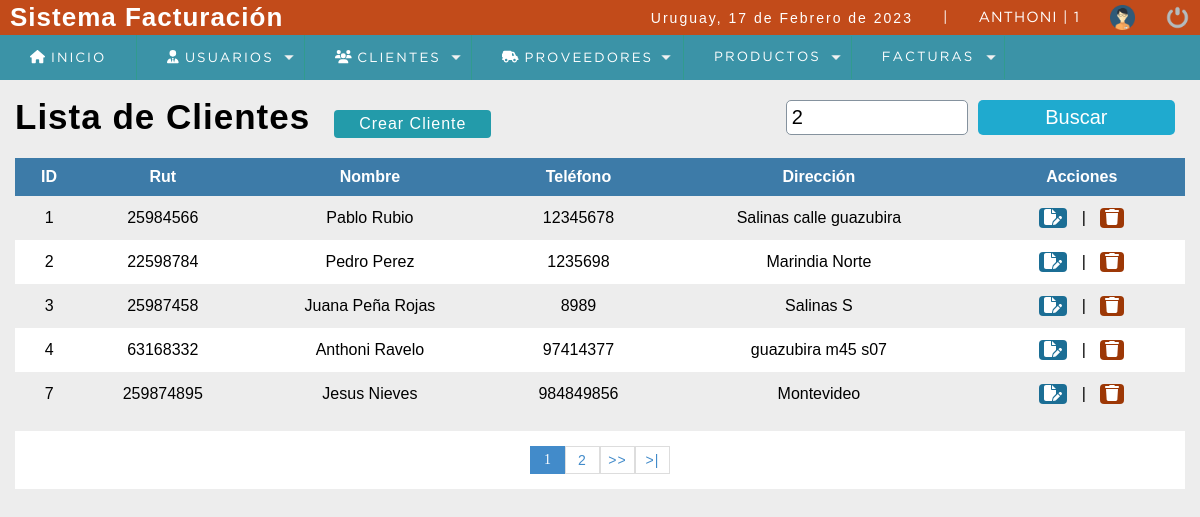
The app's page /sistema/buscar_cliente.php?busqueda=2 (signed in) with its own data.
### tables this page shows
CREATE TABLE `cliente` (
  `idcliente` int(11) NOT NULL,
  `rut` int(11) DEFAULT NULL,
  `nombre` varchar(80) DEFAULT NULL,
  `telefono` int(11) DEFAULT NULL,
  `direccion` text DEFAULT NULL,
  `dateadd` datetime NOT NULL DEFAULT current_timestamp(),
  `usuario_id` int(11) NOT NULL,
  `estatus` int(11) NOT NULL DEFAULT 1
);

### sistema/buscar_cliente.php (the view, shortened to what this page needs)
	<?php
		include "../conexion.php";
	 ?>
	<!DOCTYPE html>
	<html lang="en">
	<head>
		<?php include "includes/scripts.php"; ?>
	</head>
	<body>
		<?php include "includes/header.php"; ?>
		<section id="container">
			<?php
			$busqueda = strtolower($_REQUEST['busqueda']);
			 ?>
				<h1>Lista de Clientes</h1>
				<a href="registro_cliente.php" class="btn_new"> Crear Cliente</a>
				<form action="buscar_cliente.php" method="GET" class="form_search">
					<input type="text" name="busqueda" id="busqueda" placeholder="Buscar" value="<?php echo $busqueda; ?>">
					<input type="submit" value="Buscar" class="btn_search">
				</form>
				<table>
					<tr>
						<th>ID</th>
						<th>Rut</th>
						<th>Nombre</th>
						<th>Teléfono</th>
						<th>Dirección</th>
						<th>Acciones</th>
					</tr>
					<?php
					$sql_register = mysqli_query($conection, "SELECT COUNT(*) as total_registro FROM cliente
															  WHERE (idcliente LIKE '%$busqueda%' OR
															  	     rut LIKE '%$busqueda%' OR
																     nombre LIKE '%$busqueda%' OR
																     telefono LIKE '%$busqueda%' OR
																     direccion LIKE '%$busqueda%'
																     )
																AND estatus = 1");
					$result_register = mysqli_fetch_array($sql_register);
					$total_registro = $result_register['total_registro'];
					$por_pagina = 5;
					if(empty($_GET['pagina']))
					{
						$pagina = 1;
					}else{
						$pagina = $_GET['pagina'];
					}
					$desde = ($pagina -1) * $por_pagina;
					$total_pagina = ceil($total_registro / $por_pagina);
						$query = mysqli_query($conection,"SELECT * FROM cliente
														  WHERE (idcliente LIKE '%$busqueda%' OR
															   rut LIKE '%$busqueda%' OR
															   nombre LIKE '%$busqueda%' OR
															   telefono LIKE '%$busqueda%' OR
															   direccion LIKE '%$busqueda%' )
								AND estatus =1 ORDER BY idcliente LIMIT $desde,$por_pagina");
						$result = mysqli_num_rows($query);
						if($result > 0){
							while ($data = mysqli_fetch_array($query)) {
					?>
					<tr>
						<td><?php echo $data["idcliente"]; ?></td>
						<td><?php echo $data["rut"]; ?></td>
						<td><?php echo $data["nombre"]; ?></td>
						<td><?php echo $data["telefono"]; ?></td>
						<td><?php echo $data["direccion"]; ?></td>
						<td>
							<a class="link_edit" href="editar_cliente.php?id=<?php echo $data["idcliente"];?>"><i class="fa-solid fa-file-pen"></i></a>
							<?php
								if($_SESSION['rol'] == 1){
							 ?>
							|
							<a class="link_delete" href="eliminar_confirmar_cliente.php?id=<?php echo $data["idcliente"];?>"><i class="fa-solid fa-trash"></i></a>
							<?php
								}
							 ?>
						</td>
					</tr>
					<?php
						}
						}
					 ?>
				</table>
<?php
	if($total_registro != 0)
	{
 ?>
				<div class="paginador">
					<ul>
					<?php
						for($i=1; $i <= $total_pagina; $i++){
							if($i == $pagina)
							{
								echo '<li class="pageSelected">'.$i.'</li>';
							}else{
								echo '<li><a href="?pagina='.$i.'&busqueda='.$busqueda.'">'.$i.'</a></li>';
							}
						}
						if($pagina != $total_pagina)
						{
					 ?>
						<li><a href="?pagina=<?php echo $pagina+1; ?>&busqueda=<?php echo $busqueda; ?>">>></a></li>
						<li><a href="?pagina=<?php echo $total_pagina; ?>&busqueda=<?php echo $busqueda; ?>">>|</a></li>
					<?php } ?>
					</ul>
				</div>
<?php } ?>
		</section>
	</body>
	</html>

### sistema/css/style.css (style rules this page uses)
* { margin: 0; padding: 0; box-sizing: border-box; }
body { background: #ededed; }
h1, h2, h3, h4, h5, h6 { font-family: 'arial'; font-weight: bold; letter-spacing: 1px; }
h1 { font-size: 26px; }
a { text-decoration: none; font-family: arial; letter-spacing: 1px; }
#container { padding: 90px 15px 15px; }
form { background: #FFF; margin: auto; padding: 20px 50px; border: 10 px solid #d1d1d1; border-radius: 5px; }
input,select { display: block; width: 100%; font-size: 15pt; padding: 5px; border: 1px solid #85929e; border-radius: 5px; }
#container h1 { font-size: 35px; display: inline-block; }
.btn_new { display: inline-block; background: #239baa; color: #FFF; padding: 5px 25px; border-radius: 4px; margin: 20px; }
table { border-collapse: collapse; font-size: 12pt; font-family: 'Arial'; width: 100% }
table th { text-align: left; padding: 10px; background: #3d7ba8; color: #FFF; text-align: center; }
table tr:nth-child(odd) { background: #FFF; }
table td { padding: 2px; text-align: center; }
.link_edit { background: #1B6E95; color: #FFF; padding: 1px 5px; border-radius: 4px; margin: 10px; display: inline-block; }
.link_delete { background: #9D3806; color: #FFF; padding: 1px 5px; border-radius: 4px; margin: 10px; display: inline-block; }
.paginador ul { padding: 15px; list-style: none; background: #FFF; margin-top: 15px; display: -webkit-flex; display: -moz-flex; display: -ms-flex; display: -o-flex; display: flex; justify-content: center; }
.paginador a, .pageSelected { color: #428bca; border: 1px solid #ddd; padding: 5px; display: inline-block; font-size: 14px; text-align: center; width: 35px; }
.pageSelected { color: #FFF; background: #428bca; border: 1px solid #428bca; }
.form_search { display: -webkit-flex; display: -moz-flex; display: -ms-flex; display: -o-flex; display: flex; float: right; background: initial; padding: 10px; border-radius: 10px; }
.form_search .btn_search { background: #1faacf; color: #FFF; padding: 0 20px; border: 0; cursor: pointer; margin-left: 10px; }

### records on screen
cliente: idcliente "1", rut "25984566", nombre "Pablo Rubio", telefono "12345678", direccion "Salinas calle guazubira"
cliente: idcliente "2", rut "22598784", nombre "Pedro Perez", telefono "1235698", direccion "Marindia Norte"
cliente: idcliente "3", rut "25987458", nombre "Juana Peña Rojas", telefono "8989", direccion "Salinas S"
cliente: idcliente "4", rut "63168332", nombre "Anthoni Ravelo", telefono "97414377", direccion "guazubira m45 s07"
cliente: idcliente "7", rut "259874895", nombre "Jesus Nieves", telefono "984849856", direccion "Montevideo"

### other values on screen
fechaC() "17 de Febrero de 2023"
$_SESSION['user'] "ANTHONI"
$_SESSION['rol'] "1"
